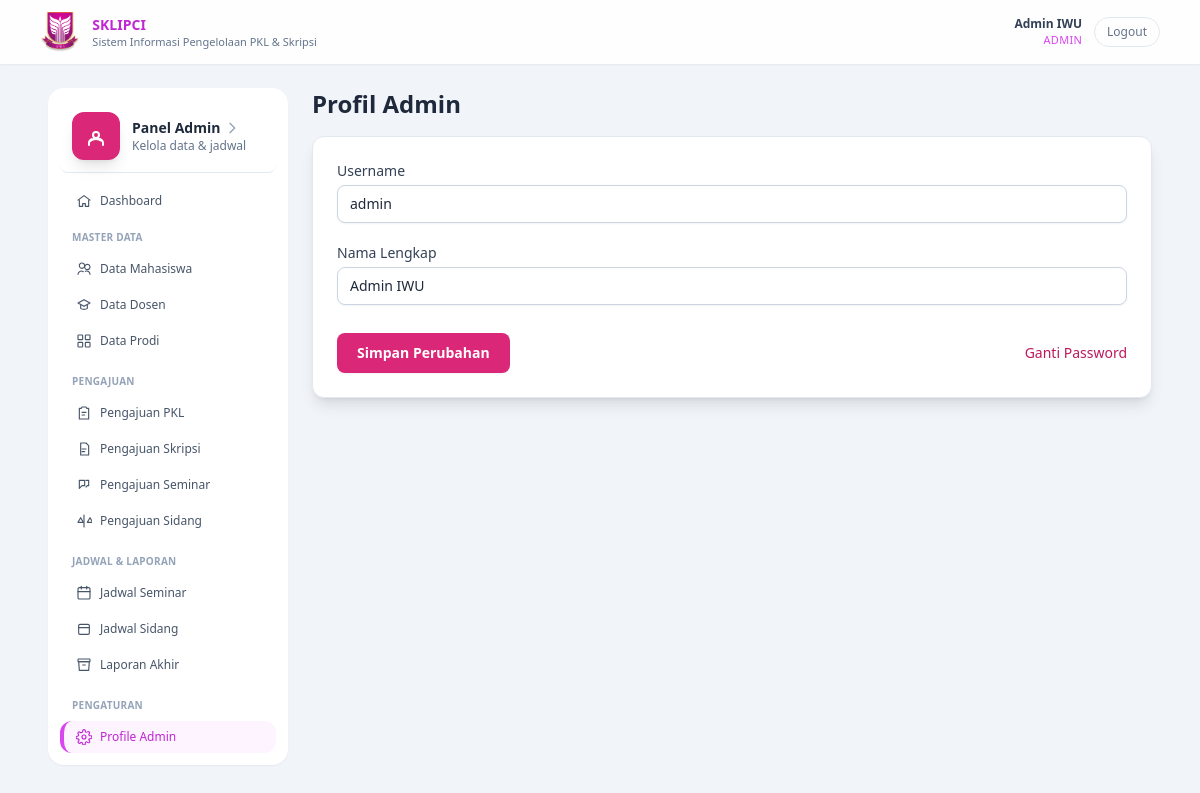
Screenshot of /?r=admin/profilAdmin (signed in) with the database file from the repository.
### tables this page shows
CREATE TABLE `users` (
  `id` int(11) NOT NULL,
  `username` varchar(50) NOT NULL,
  `password` varchar(255) NOT NULL,
  `nama` varchar(100) NOT NULL,
  `role` enum('admin','mahasiswa','dosen') NOT NULL,
  `status` enum('aktif','nonaktif') NOT NULL DEFAULT 'aktif',
  `created_at` timestamp NOT NULL DEFAULT current_timestamp(),
  `updated_at` datetime DEFAULT NULL
);

### app/controller/AdminController.php (called while the page is built, shortened)
<?php
class AdminController extends Controller
{
    public function profilAdmin(): void
    {
        $userId = (int)$_SESSION['user']['id'];
        $conn   = db();
        $stmt = $conn->prepare("SELECT id, username, nama, role, status FROM users WHERE id = ? LIMIT 1");
        $stmt->bind_param('i', $userId);
        $stmt->execute();
        $result = $stmt->get_result();
        $admin  = $result->fetch_assoc();
        $this->view('admin/profil/index', compact('title', 'admin'));
    }
}

### index.php (called while the page is built, shortened)
<?php
$route = $_GET['r'] ?? 'public/home';
$route = trim($route, '/');
list($controllerPart, $method) = array_pad(explode('/', $route), 2, null);
$method         = $method ?: 'home';
$controller = new $controllerClass();
call_user_func([$controller, $method]);

### app/view/admin/profil/index.php (the view, shortened to what this page needs)
<?php include __DIR__ . '/../../partials/header.php'; ?>
<main class="flex-1 bg-slate-100 min-h-screen pb-16 md:pb-0">
    <div class="max-w-6xl mx-auto px-4 md:px-6 py-6 flex flex-col md:flex-row gap-6">
        <?php include __DIR__ . '/../../partials/admin/sidebar.php'; ?>
        <div class="flex-1">
            <h1 class="text-2xl font-bold text-slate-800 mb-4">
                Profil Admin
            </h1>
            <div class="bg-white shadow-lg rounded-xl p-6 border border-slate-200">
                <form action="<?= BASE_URL; ?>/?r=admin/profilAdminUpdate" method="post" class="space-y-5">
                    <div>
                        <label class="block text-sm font-medium text-slate-700 mb-1">
                            Username
                        </label>
                        <input
                            type="text"
                            name="username"
                            value="<?= htmlspecialchars($admin['username']); ?>"
                            class="w-full border border-slate-300 rounded-lg px-3 py-2 text-sm shadow-sm
                                   focus:outline-none focus:ring-2 focus:ring-pink-300 focus:border-pink-400"
                            required>
                    </div>
                    <div>
                        <label class="block text-sm font-medium text-slate-700 mb-1">
                            Nama Lengkap
                        </label>
                        <input
                            type="text"
                            name="nama"
                            value="<?= htmlspecialchars($admin['nama']); ?>"
                            class="w-full border border-slate-300 rounded-lg px-3 py-2 text-sm shadow-sm
                                   focus:outline-none focus:ring-2 focus:ring-pink-300 focus:border-pink-400"
                            required>
                    </div>
                    <div class="flex flex-col md:flex-row items-start md:items-center justify-between gap-3 pt-2">
                        <button
                            type="submit"
                            class="bg-pink-600 hover:bg-pink-700 text-white font-semibold text-sm px-5 py-2.5
                                   rounded-lg transition-all shadow-sm hover:shadow-md">
                            Simpan Perubahan
                        </button>
                        <a href="<?= BASE_URL; ?>/?r=admin/gantiPasswordAdminForm"
                           class="text-sm text-pink-700 hover:underline font-medium">
                            Ganti Password
                        </a>
                    </div>
                </form>
            </div>
        </div>
    </div>
</main>
<?php include __DIR__ . '/../../partials/footer.php'; ?>

### app/view/partials/header.php (shortened to what this page needs)
<?php
$user         = $_SESSION['user'] ?? null;
?>
<!DOCTYPE html>
<html lang="id">
<head>
    <script src="https://cdn.tailwindcss.com"></script>
    <link rel="stylesheet" href="<?= BASE_URL; ?>/public/css/style.css">
</head>
<body class="bg-slate-100 text-slate-800">
    <div class="min-h-screen flex flex-col">
        <header class="bg-white/90 backdrop-blur shadow-sm sticky top-0 z-30">
            <div class="max-w-6xl mx-auto px-4 py-3 flex items-center justify-between gap-4">
                <div class="flex items-center gap-3">
                    <div class="flex items-center gap-3">
                        <img src="<?= BASE_URL; ?>/public/assets/img/logo.png"
                            alt="Logo Kampus"
                            class="h-10 w-auto object-contain">
                    </div>
                    <div class="leading-tight">
                        <div class="text-sm font-semibold text-slate-800">
                            <span class="text-fuchsia-600">SKLIPCI</span>
                        </div>
                        <div class="text-[11px] text-slate-500">
                            Sistem Informasi Pengelolaan PKL &amp; Skripsi
                        </div>
                    </div>
                </div>
                <div class="flex items-center gap-3">
                    <?php if ($user): ?>
                        <div class="hidden sm:flex flex-col items-end">
                            <span class="text-xs font-semibold text-slate-700">
                                <?= htmlspecialchars($user['nama'] ?? 'User'); ?>
                            </span>
                            <span class="text-[11px] uppercase tracking-wide text-fuchsia-500">
                                <?= htmlspecialchars($user['role'] ?? ''); ?>
                            </span>
                        </div>
                        <a href="<?= BASE_URL; ?>/?r=auth/logout"
                            class="text-xs px-3 py-1.5 rounded-full border border-slate-200 text-slate-500 hover:border-fuchsia-500 hover:text-fuchsia-600">
                            Logout
                        </a>
                    <?php endif; ?>
                </div>
            </div>
        </header>

### public/css/style.css (style rules this page uses)
body { font-family: system-ui, -apple-system, BlinkMacSystemFont, "Segoe UI", sans-serif; }

### rows the page displays
users: nama "Admin IWU", role "ADMIN", username "admin"
